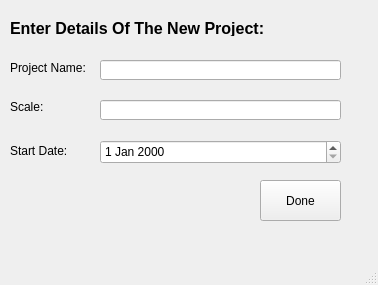
<?xml version="1.0" encoding="UTF-8"?>
<ui version="4.0">
 <class>MainWindow</class>
 <widget class="QMainWindow" name="MainWindow">
  <property name="geometry">
   <rect>
    <x>0</x>
    <y>0</y>
    <width>378</width>
    <height>285</height>
   </rect>
  </property>
  <property name="windowTitle">
   <string>New Project</string>
  </property>
  <widget class="QWidget" name="centralwidget">
   <widget class="QLabel" name="label">
    <property name="geometry">
     <rect>
      <x>10</x>
      <y>20</y>
      <width>421</width>
      <height>16</height>
     </rect>
    </property>
    <property name="font">
     <font>
      <pointsize>12</pointsize>
      <weight>75</weight>
      <bold>true</bold>
     </font>
    </property>
    <property name="text">
     <string>Enter Details Of The New Project:</string>
    </property>
   </widget>
   <widget class="QLabel" name="label_2">
    <property name="geometry">
     <rect>
      <x>10</x>
      <y>60</y>
      <width>91</width>
      <height>16</height>
     </rect>
    </property>
    <property name="text">
     <string>Project Name:</string>
    </property>
   </widget>
   <widget class="QLabel" name="label_4">
    <property name="geometry">
     <rect>
      <x>10</x>
      <y>100</y>
      <width>47</width>
      <height>13</height>
     </rect>
    </property>
    <property name="text">
     <string>Scale:</string>
    </property>
   </widget>
   <widget class="QLineEdit" name="projectName">
    <property name="geometry">
     <rect>
      <x>100</x>
      <y>60</y>
      <width>241</width>
      <height>20</height>
     </rect>
    </property>
   </widget>
   <widget class="QLineEdit" name="projectScale">
    <property name="geometry">
     <rect>
      <x>100</x>
      <y>100</y>
      <width>241</width>
      <height>20</height>
     </rect>
    </property>
   </widget>
   <widget class="QLabel" name="label_5">
    <property name="geometry">
     <rect>
      <x>10</x>
      <y>140</y>
      <width>81</width>
      <height>21</height>
     </rect>
    </property>
    <property name="text">
     <string>Start Date:</string>
    </property>
   </widget>
   <widget class="QPushButton" name="projectDoneBtn">
    <property name="geometry">
     <rect>
      <x>260</x>
      <y>180</y>
      <width>81</width>
      <height>41</height>
     </rect>
    </property>
    <property name="text">
     <string>Done</string>
    </property>
   </widget>
   <widget class="QDateEdit" name="projectStartDate">
    <property name="geometry">
     <rect>
      <x>100</x>
      <y>140</y>
      <width>241</width>
      <height>24</height>
     </rect>
    </property>
   </widget>
  </widget>
  <widget class="QMenuBar" name="menubar">
   <property name="geometry">
    <rect>
     <x>0</x>
     <y>0</y>
     <width>378</width>
     <height>36</height>
    </rect>
   </property>
  </widget>
  <widget class="QStatusBar" name="statusbar"/>
 </widget>
 <resources/>
 <connections/>
</ui>
